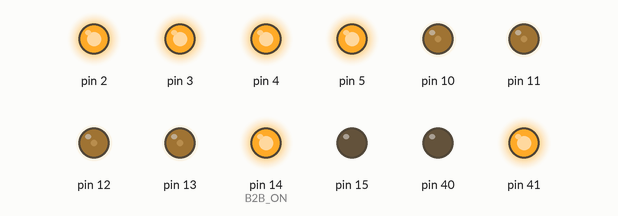
The sketch below on a simulated Arduino Mega 2560, built with avr-gcc and run on an emulated ATmega2560. On the bench: output pins drawn as LEDs (lit = HIGH).

Above: at 0.05 s.
At 6.0 s:
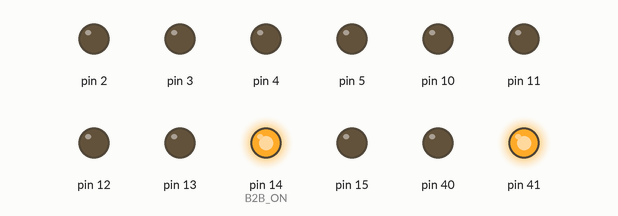
At 11.95 s:
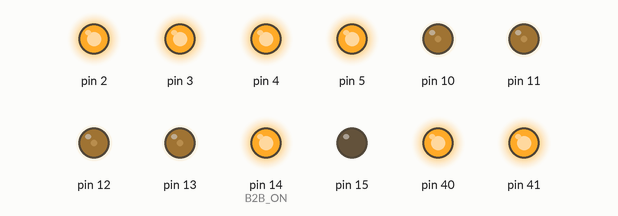
Timing chart, 0 to 15.6 s (numbered marks = the images above):
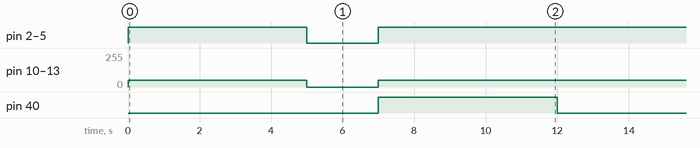

Measured:
- by itself, pin 2–5: repeats every 12.0 s: LOW 2.0 s, HIGH 10.0 s
- by itself, pin 10–13: repeats every 12.0 s: 0/255 2.0 s, 50/255 10.0 s
- by itself, pin 40: alternates HIGH for 5.0 s and LOW for 7.0 s

The sketch:

main.ino
```cpp
#include "pinconfig.h"
#include "parameters.h"

#include "A3921.h"

A3921 motor[]{
    A3921(RESET_MOVE, SR, PHASE, PWMH_CH1, PWML_CH1),
    A3921(RESET_MOVE, SR, PHASE, PWMH_CH2, PWML_CH2),
    A3921(RESET_MOVE, SR, PHASE, PWMH_CH3, PWML_CH3),
    A3921(RESET_MOVE, SR, PHASE, PWMH_CH4, PWML_CH4)};

static float speed = 0;

void setup()
{
  pinMode(B2B_ON, OUTPUT);
  digitalWrite(B2B_ON, 1);
}

void loop()
{
  for (int i = 0; i < 4; i++)
  {
    motor[i].setspeed(50, FREEBREAK);
  }
  delay(5000);
  for (int i = 0; i < 4; i++)
  {
    motor[i].setspeed(0, FREEBREAK);
  }
  delay(2000);
  for (int i = 0; i < 4; i++)
  {
    motor[i].setspeed(-50, FREEBREAK);
  }
  delay(5000);
}
```

A3921.cpp
```cpp
#include <arduino.h>
#include "A3921.h"

// Create Instance
A3921::A3921(uint8_t tRESET, uint8_t tSR, uint8_t tPHASE, uint8_t tPWMH, uint8_t tPWML)
{
    _RESET = tRESET;
    _SR = tSR;
    _PHASE = tPHASE;
    _PWMH = tPWMH;
    _PWML = tPWML;

    pinMode(_RESET, OUTPUT);
    pinMode(_SR, OUTPUT);
    pinMode(_PHASE, OUTPUT);
    pinMode(_PWMH, OUTPUT);
    pinMode(_PWML, OUTPUT);

    digitalWrite(_RESET, 1);
    digitalWrite(_SR, 1);
    digitalWrite(_PHASE, 0);
    digitalWrite(_PWMH, 0);
    digitalWrite(_PWML, 0);
}

// Control by RESET Pin
void A3921::activate()
{
    digitalWrite(_RESET, 0);
}

void A3921::diactivate()
{
    digitalWrite(_RESET, 1);
}

// Motor Order
void A3921::order(uint8_t speed, bool DIR)
{
    if (DIR == CW)
    {
        digitalWrite(_PWMH, 1);
        analogWrite(_PWML, speed);

        digitalWrite(_PHASE, 0);
    }
    else if (DIR == ACW)
    {
        digitalWrite(_PWMH, 1);
        analogWrite(_PWML, speed);

        digitalWrite(_PHASE, 1);
    }
}

void A3921::shortbreak()
{
    digitalWrite(_PWMH, 1);
    digitalWrite(_PWML, 1);
}

void A3921::freebreak()
{
    digitalWrite(_PWMH, 0);
    digitalWrite(_PWML, 0);
}

void A3921::setspeed(int speed, bool drivemode)
{
    activate();
    if (speed > 0)
    {
        order(abs(speed), CW);
    }
    else if (speed < 0)
    {
        order(abs(speed), ACW);
    }
    else if (speed == 0)
    {
        if (drivemode == SHORTBREAK)
            shortbreak();
        else
            freebreak();
    }
    else
        diactivate();
}
```

A3921.h
```cpp
#ifndef A3921_H_
#define A3921_H_
#include <Arduino.h>

#define CW 0
#define ACW 1
#define FREEBREAK 0
#define SHORTBREAK 1

class A3921
{
public:
    A3921(uint8_t tRESET, uint8_t tSR, uint8_t tPHASE, uint8_t tPWMH, uint8_t tPWML);
    void activate();
    void diactivate();

    void shortbreak();
    void freebreak();

    void setspeed(int speed, bool drivemode = FREEBREAK);

private:
    void order(uint8_t speed, bool DIR);

    uint8_t _RESET;
    uint8_t _SR;
    uint8_t _PHASE;
    uint8_t _PWMH;
    uint8_t _PWML;
    uint8_t _speed;
    bool _DIR;
};

#endif
```

parameters.h
```cpp
#ifndef PARAMETRS_H_
#define PARAMETRS_H_

// Handle mode Def
#define NO_HANDLE 1
#define CH1_HANDLE 2
#define CH2_HANDLE 3
#define BOTH_HANDLE 4

// Err buz use
#define LED_ON 1
#define ERROR_UNDER_MAIN_VOLTAGE 1

// HX711 Coefficient
#define READINT_RATIO 8000
#define SPEED_ERROR_COUNT 50
#define SPEED_ZERO_COUNT 50

#define BLANK_READ_TIME 100

// Voltage Limmits
#define UNDER_MAIN_VOLTAGE 12
#define UNDER_MAIN_VOLTAGE_COUNT 50
#define VOLTAGE_CAL_TOLERANCE 0.04

// PIDControl Gains
#define OFFSET 10
#define KP 0.1
#define KI 0
#define KD 0

#endif
```

pinconfig.h
```cpp
#ifndef PINCONFIG_H_
#define PINCONFIG_H_

#define MRPWM 5
#define MLPWM 6
#define MEN 7

/* pinconfig.h ver.1 AVRBoard 2022/01/26 */

// SW Power Control Pins
#define SW_I 43
#define SW_O 42
#define B2B_ON 14

// User Switches
#define BREAK_SW 44
#define HANDLE_SW1 45
#define HANDLE_SW2 46

// AD Converters
#define TEMP_ADC A15
#define CURRENT_CH1_ADC A8
#define CURRENT_CH2_ADC A9
#define CURRENT_CH3_ADC A10
#define CURRENT_CH4_ADC A11
#define POWER_18V_ADC A12

// A3921 Order
#define RESET_MOVE 15
#define PHASE 40
#define SR 41
#define PWML_CH1 10
#define PWML_CH2 11
#define PWML_CH3 12
#define PWML_CH4 13
#define PWMH_CH1 4
#define PWMH_CH2 5
#define PWMH_CH3 2
#define PWMH_CH4 3
#define FF_CH1_1 34
#define FF_CH1_2 33
#define FF_CH2_1 35
#define FF_CH2_2 32
#define FF_CH3_1 36
#define FF_CH3_2 31
#define FF_CH4_1 37
#define FF_CH4_2 30

// HX711
#define HX_CH1_SCK 38
#define HX_CH1_DOUT 79
#define HX_CH2_SCK 78
#define HX_CH2_DOUT 77

// Encoder
#define ENCODER_A 72
#define ENCODER_B 71

// ACC Sensor
#define SCL 21
#define SDA 20
#define ACC_INT1 19
#define ACC_INT2 18

// SPI Line
#define SPI_SCK 52
#define SPI_MOSI 51
#define SPI_MISO 50

// Serial Line
#define SERIAL1_TXD 1
#define SERIAL1_RXD 0
#define SERIAL2_TXD 16
#define SERIAL2_RXD 17

// LED
#define SET_LED 27
#define MAIN_LED 26
#define ERR_LED 25

// Buzzer
#define BUZ 24

// SD Card Communication
#define SW_CW 23
#define SD_CS 22

#endif
```
